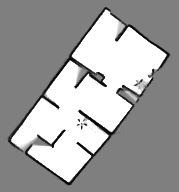
//> input picture imgdb/occupancy_grid.png, 179 x 192 px
$ ./main_room_seg3   (built with g++ and OpenCV 4)
//> lines starting //> are read from the running program, lines starting //| are printed output that depends on the picture; after the words box and inside, x2 and y2 are one past the last pixel; in counts of white or black regions, pixels touching at a corner belong together
#include <opencv2/opencv.hpp>

#include <vector>
#include <iostream>
#include <random>
#include <cmath>
#include <stack>
#include <algorithm>

// #include "lsd.h"
#include "featuredetection.h"
#include "trajectioryPoint.h"


using namespace cv;
using namespace std;


// 경로 데이터 구조체 정의
struct SEGDATA {

    cv::Point centerPoint;                // 기준이 되는 Point
    std::vector<cv::Point> feturePoints;
    std::vector<cv::Point> trajectoryPoints;   // 경로를 저장하는 vector
    bool state_ = false;

    // 생성자
    SEGDATA() = default;
    SEGDATA(const cv::Point& key, const std::vector<cv::Point>& feture, const std::vector<cv::Point>& traj)
        : centerPoint(key), feturePoints(feture), trajectoryPoints(traj) {}

    // [4 lines left out: function addState, not called in this run]

    // [8 lines of commented-out code are left out]
};
// Custom comp
// [276 lines left out: functions randomColor, makeFreeSpace, calculateDistance, euclideanDistance, mergeClosePoints, detectEndPoints and 9 more, not called in this run]

// [43 lines of commented-out code are left out]

struct PointCompare {
    bool operator()(const cv::Point& p1, const cv::Point& p2) const {
        if (p1.x != p2.x)
            return p1.x < p2.x;
        return p1.y < p2.y;
    }
};

typedef std::map<cv::Point, std::vector<cv::Point>, PointCompare> PointMap;


// [198 lines left out: functions detectExploreFeature, detectExploreFeature2, detectExploreFeature3, findPointsInRange, testExploreFeature3, drawingSetpRectangle and 2 more, not called in this run]

// 구조체 정의
struct PointPair {
    cv::Point p1;
    cv::Point p2;
    double dist; // 두 점 사이의 거리


          // 생성자
    PointPair(const cv::Point& point1, const cv::Point& point2)
        : p1(point1), p2(point2), dist(euclideanDistance(point1, point2)) {}
};

// FeaturePts와 TrajectoryPts 사이의 직교 거리를 계산하는 함수
// [13 lines left out: function findClosestPoint, not called in this run]


// 유클리드 거리를 계산하는 함수
double calculateEuclideanDistance(const cv::Point& pt) {
    return std::sqrt(pt.x * pt.x + pt.y * pt.y);
}

// 좌표를 원점 기준으로 정렬하는 함수
// [34 lines left out: functions sortPointsByDistanceFromOrigin, sortPointsSequentially, not called in this run]

// 극각(Polar Angle)을 계산하는 함수
double calculatePolarAngle(const cv::Point& pt) {
    return std::atan2(pt.y, pt.x);  // y축과 x축을 기준으로 각도 계산
}

// 좌표를 시계방향으로 정렬하는 함수
// [17 lines left out: functions sortPointsClockwise, findClosestPointToOrigin, not called in this run]

// 극각(Polar Angle)을 계산하는 함수 (기준점을 기준으로)
double calculatePolarAngleFromPoint(const cv::Point& reference, const cv::Point& pt) {
    return std::atan2(pt.y - reference.y, pt.x - reference.x);  // 기준점에서의 각도 계산
}

// 기준점에서 시계방향으로 좌표를 정렬하는 함수
// [8 lines left out: function sortPointsClockwiseFromReference, not called in this run]

int main() {
    std::string home_path = getenv("HOME");
    // std::cout << home_path << std::endl;

    // 이미지 파일 경로
    cv::Mat raw_img  = cv::imread(home_path + "/myWorkCode/MapSegmention/imgdb/occupancy_grid.png", cv::IMREAD_GRAYSCALE);
//> raw_img is the input picture: 192 rows x 179 cols, CV_8UC1; min 0, max 255, mean 162.6
    //cv::Mat wall_img = cv::imread(home_path + "/myWorkCode/MapSegmention/imgdb/occupancy_grid_wall.png", cv::IMREAD_GRAYSCALE);
    //cv::imshow("wall_img", wall_img);
    //cv::Mat raw_img = cv::imread(home_path + "/myWorkCode/regonSeg/imgdb/caffe_map.pgm", cv::IMREAD_GRAYSCALE);
    if (raw_img.empty())
    {
        std::cerr << "Error: Unable to open image file: " << std::endl;
        return -1;
    }


    int rows = raw_img.rows;
//> rows = 192
    int cols = raw_img.cols;
//> cols = 179

    cv::Mat wall(rows, cols, CV_8UC1, cv::Scalar(255));

    for (int i = 0; i < rows; i++)
    {
        for (int j = 0; j < cols; j++)
        {
            uchar pixelValue = raw_img.at<uchar>(i, j);
            if (pixelValue < 64) {
                wall.at<uchar>(i, j) = 0;
            }
        }
    }
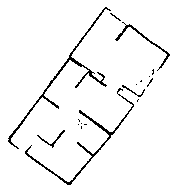
//> wall: 192 rows x 179 cols, CV_8UC1; 95.8% white; black in thin lines or dots, all inside (x1, y1, x2, y2) = (8, 7, 170, 185)


    cv::imshow("wall", wall);

    // 모폴로지 연산을 위한 커널 생성 (3x3 사각형 커널)
    cv::Mat kernel = cv::getStructuringElement(cv::MORPH_RECT, cv::Size(3, 3));
    //cv::Mat kernel = cv::getStructuringElement(cv::MORPH_CROSS, cv::Size(3, 3));

    // 모폴로지 열림 연산 (작은 노이즈 제거)
    cv::Mat opened;
    cv::morphologyEx(wall, opened, cv::MORPH_OPEN, kernel);
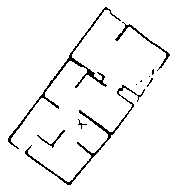
//> opened: 192 rows x 179 cols, CV_8UC1; 95.7% white; black in thin lines or dots, all inside (x1, y1, x2, y2) = (8, 7, 170, 185)


    cv::imshow("opened", opened);

//> (the run ends here: the program needs code that is not available in this run, at `FeatureDetection fd(opened);`)
